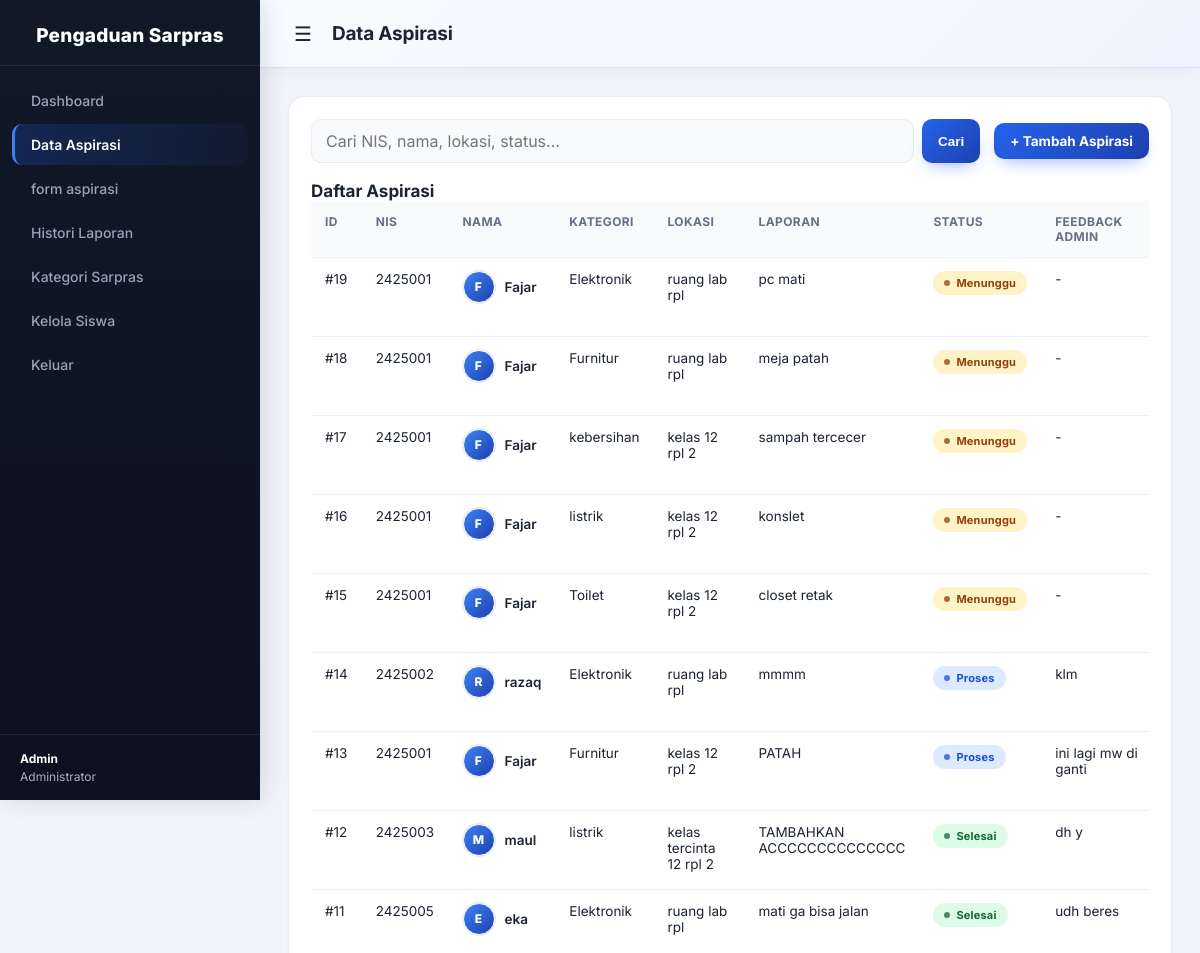
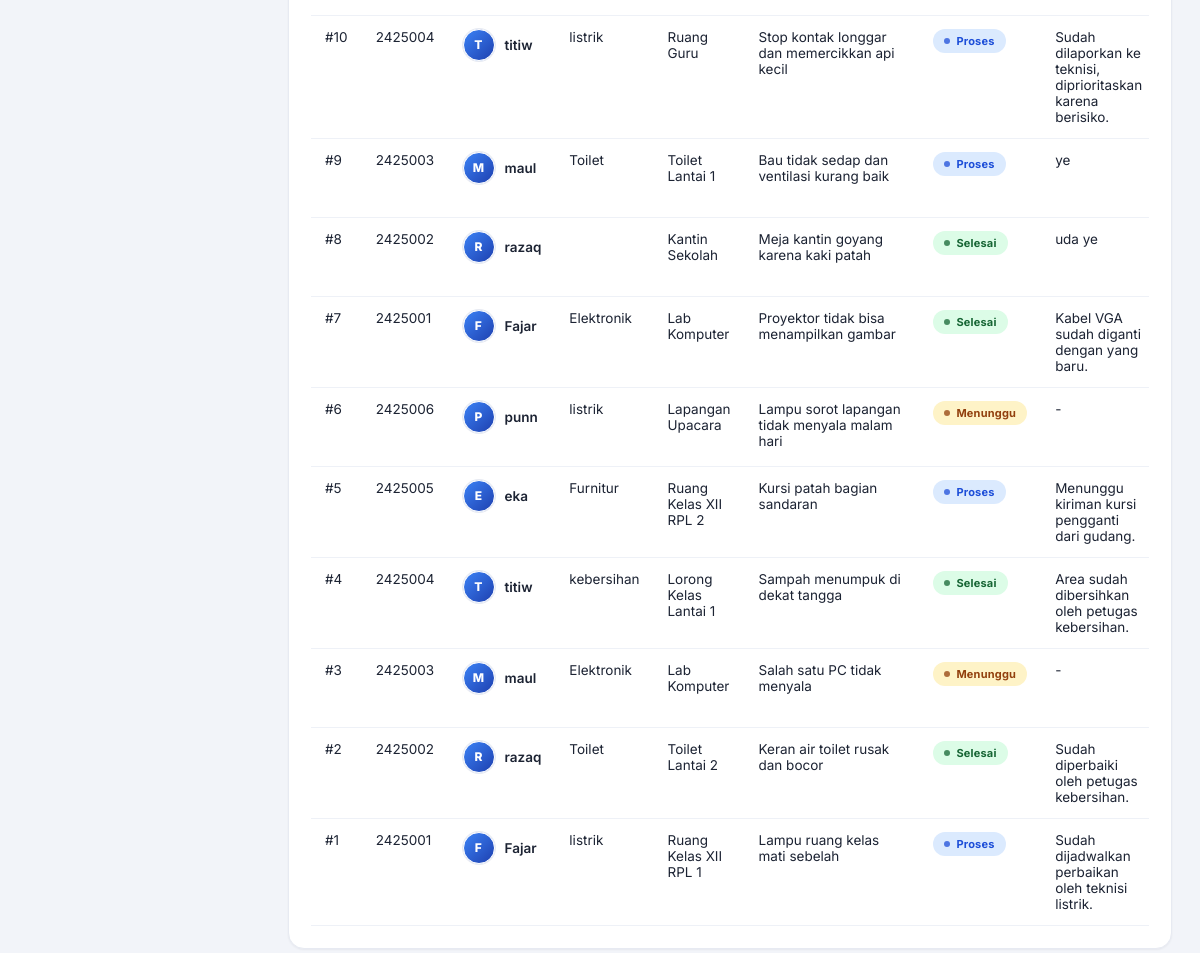
/admin/aspirasi (signed in), run on the app's committed database (2 pictures, top to bottom).
### tables this page shows
CREATE TABLE `aspirasi` (
  `id_aspirasi` int NOT NULL,
  `nis` varchar(10) NOT NULL,
  `id_kategori` int NOT NULL,
  `id_admin` int NOT NULL,
  `lokasi` varchar(50) NOT NULL,
  `keterangan` varchar(255) NOT NULL,
  `status` enum('Menunggu','Proses','Selesai','Ditolak') NOT NULL DEFAULT 'Menunggu',
  `feedback` varchar(255) DEFAULT NULL,
  `tanggal` datetime DEFAULT CURRENT_TIMESTAMP,
  `updated_at` datetime DEFAULT CURRENT_TIMESTAMP ON UPDATE CURRENT_TIMESTAMP
);

CREATE TABLE `siswa` (
  `nis` varchar(10) NOT NULL,
  `nama` varchar(50) NOT NULL,
  `kelas` varchar(10) NOT NULL,
  `password` varchar(25) NOT NULL,
  `foto` varchar(255) DEFAULT NULL
);

CREATE TABLE `kategori` (
  `id_kategori` int NOT NULL,
  `nama_kategori` varchar(50) NOT NULL,
  `ket_kategori` varchar(50) NOT NULL
);

### view/admin/aspirasi.php (the view, shortened to what this page needs)
<?php
require_once __DIR__ . '/../../config/database.php';
$user = current_user();
$q = trim($_GET['q'] ?? '');
$rows = [];
if ($q !== '') {
    $like = '%' . $q . '%';
    $st = mysqli_prepare($conn, "SELECT a.id_aspirasi,a.nis,s.nama,s.foto,k.nama_kategori,a.lokasi,a.keterangan,a.feedback,a.status,a.tanggal FROM aspirasi a LEFT JOIN siswa s ON s.nis=a.nis LEFT JOIN kategori k ON k.id_kategori=a.id_kategori WHERE a.nis LIKE ? OR s.nama LIKE ? OR k.nama_kategori LIKE ? OR a.lokasi LIKE ? OR a.keterangan LIKE ? OR a.status LIKE ? ORDER BY a.tanggal DESC,a.id_aspirasi DESC");
    mysqli_stmt_bind_param($st, 'ssssss', $like, $like, $like, $like, $like, $like);
    mysqli_stmt_execute($st);
    $res = mysqli_stmt_get_result($st);
} else {
    $res = mysqli_query($conn, "SELECT a.id_aspirasi,a.nis,s.nama,s.foto,k.nama_kategori,a.lokasi,a.keterangan,a.feedback,a.status,a.tanggal FROM aspirasi a LEFT JOIN siswa s ON s.nis=a.nis LEFT JOIN kategori k ON k.id_kategori=a.id_kategori ORDER BY a.tanggal DESC,a.id_aspirasi DESC");
}
while ($x = mysqli_fetch_assoc($res)) $rows[] = $x;
?>
<!doctype html>
<html lang="id">
<head>
    <link rel="stylesheet" href="<?= e($base) ?>/assets/admin.css">
    <link rel="stylesheet" href="<?= e($base) ?>/assets/profil.css">
</head>
<body>
    <aside class="sidebar" id="sidebar">
        <div class="sidebar-header">Pengaduan Sarpras</div>
        <ul>
            <li><a href="<?= e(url('admin/dashboard')) ?>" class="">Dashboard</a></li>
            <li><a href="<?= e(url('admin/aspirasi')) ?>" class="active">Data Aspirasi</a></li>
            <li><a href="<?= e(url('admin/form_aspirasi')) ?>" class="">form aspirasi</a></li>
            <li><a href="<?= e(url('admin/histori')) ?>" class="">Histori Laporan</a></li>
            <li><a href="<?= e(url('admin/kategori')) ?>" class="">Kategori Sarpras</a></li>
            <li><a href="<?= e(url('admin/siswa')) ?>">Kelola Siswa</a></li>
            <li><a href="<?= e(url('auth/logout')) ?>">Keluar</a></li>
        </ul>
        <div class="admin-user"><strong><?= e($user["nama"] ?? "Admin") ?></strong>Administrator</div>
    </aside>
    <div class="main-content">
        <header class="topbar"><label for="menuToggle" class="menu-icon">&#9776;</label>
            <h1>Data Aspirasi</h1>
        </header>
        <main class="content-area">
            <section class="panel">
                <div class="toolbar">
                    <form class="search" method="get"><input name="q" value="<?= e($q) ?>" placeholder="Cari NIS, nama, lokasi, status..."><button class="btn" type="submit">Cari</button></form>
                    <a class="btn" href="<?= e(url('admin/form_aspirasi')) ?>">+ Tambah Aspirasi</a>
                </div>
                <h2 style="margin-top:0">Daftar Aspirasi</h2>
                <div style="overflow:auto">
                    <table class="table">
                        <tr>
                            <th>ID</th>
                            <th>NIS</th>
                            <th>Nama</th>
                            <th>Kategori</th>
                            <th>Lokasi</th>
                            <th>Laporan</th>
                            <th>Status</th>
                            <th>Feedback Admin</th>
                        </tr>
                        <?php foreach ($rows as $a): ?>
                            <tr>
                                <td>#<?= $a['id_aspirasi'] ?></td>
                                <td><?= e($a['nis']) ?></td>
                                <td>
                                    <div class="reporter-inline"><?= avatar($a['foto'] ?? null, $a['nama'] ?? '', 'sm') ?><span class="reporter-name"><?= e($a['nama']) ?></span></div>
                                </td>
                                <td><?= e($a['nama_kategori']) ?></td>
                                <td><?= e($a['lokasi']) ?></td>
                                <td><?= e($a['keterangan']) ?></td>
                                <td><span class="badge <?= strtolower($a['status']) ?>"><?= e($a['status']) ?></span></td>
                                <td><?= e($a['feedback'] ?: '-') ?></td>
                            </tr>
                        <?php endforeach; ?>
                    </table>
                </div>
            </section>
        </main>
    </div>
</body>
</html>

### config/database.php (shortened to what this page needs)
<?php
$server = 'localhost';
$username = 'root';
$pass = '';
$database = 'pengaduan_sarpas';
$conn = mysqli_connect($server, $username, $pass, $database);
mysqli_set_charset($conn, 'utf8mb4');
function e($value) { return htmlspecialchars((string)$value, ENT_QUOTES, 'UTF-8'); }
function base_url() {
    $root = str_replace('\\', '/', dirname(__DIR__));
    $docRoot = isset($_SERVER['DOCUMENT_ROOT']) ? str_replace('\\', '/', rtrim($_SERVER['DOCUMENT_ROOT'], '/')) : '';
    $rel = ($docRoot !== '' && strpos($root, $docRoot) === 0) ? substr($root, strlen($docRoot)) : '';
    $rel = '/' . trim($rel, '/');
    return $rel === '/' ? '' : $rel;
}
$base = base_url();
function url($path) {
    global $base;
    return $base . '/' . ltrim($path, '/');
}
function current_user() {
    global $conn;
    if ($_SESSION['role'] === 'admin' && !empty($_SESSION['id_admin'])) {
        $id=(int)$_SESSION['id_admin']; $st=mysqli_prepare($conn,'SELECT id_admin,username,nama FROM admin WHERE id_admin=?'); mysqli_stmt_bind_param($st,'i',$id); mysqli_stmt_execute($st); $r=mysqli_stmt_get_result($st); $u=mysqli_fetch_assoc($r); mysqli_stmt_close($st); return $u;
    }
    return null;
}
function avatar_initials($nama) {
    $nama = trim((string)$nama);
    $parts = preg_split('/\s+/u', $nama);
    $ini = mb_substr($parts[0], 0, 1, 'UTF-8');
    return mb_strtoupper($ini, 'UTF-8');
}
function foto_profil_url($foto) {
    global $base;
    $foto = ltrim((string)$foto, '/');
    if ($foto === '' || strpos($foto, '..') !== false) return '';
    return $base . '/' . $foto;
}
function avatar($foto, $nama, $size = 'md') {
    $src = foto_profil_url($foto);
    $cls = 'avatar avatar-' . preg_replace('/[^a-z]/', '', (string)$size);
    return '<span class="' . $cls . ' avatar-fallback" title="' . e($nama) . '">' . e(avatar_initials($nama)) . '</span>';
}

### assets/profil.css (style rules this page uses)
.avatar { display:inline-flex;align-items:center;justify-content:center;flex-shrink:0; border-radius:50%;overflow:hidden; background:linear-gradient(135deg,#3b82f6,#1e40af);color:#fff; font-weight:800;line-height:1;letter-spacing:.3px;user-select:none; border:2px solid var(--surface,#fff);box-shadow:0 0 0 1px var(--border,#e7eaf2); }
.avatar-sm { width:32px;height:32px;font-size:12px;border-width:1px }
.reporter-inline { display:flex;align-items:center;gap:10px }
.reporter-inline .reporter-name { font-weight:600 }

### data on the page
aspirasi: id_aspirasi "19", nis "2425001", siswa.nama "F", siswa.nama "Fajar", id_kategori.nama_kategori "Elektronik", lokasi "ruang lab rpl", keterangan "pc mati", status "Menunggu", feedback "-"
aspirasi: id_aspirasi "18", nis "2425001", siswa.nama "F", siswa.nama "Fajar", id_kategori.nama_kategori "Furnitur", lokasi "ruang lab rpl", keterangan "meja patah", status "Menunggu", feedback "-"
aspirasi: id_aspirasi "17", nis "2425001", siswa.nama "F", siswa.nama "Fajar", id_kategori.nama_kategori "kebersihan", lokasi "kelas 12 rpl 2", keterangan "sampah tercecer", status "Menunggu", feedback "-"
aspirasi: id_aspirasi "16", nis "2425001", siswa.nama "F", siswa.nama "Fajar", id_kategori.nama_kategori "listrik", lokasi "kelas 12 rpl 2", keterangan "konslet", status "Menunggu", feedback "-"
aspirasi: id_aspirasi "15", nis "2425001", siswa.nama "F", siswa.nama "Fajar", id_kategori.nama_kategori "Toilet", lokasi "kelas 12 rpl 2", keterangan "closet retak", status "Menunggu", feedback "-"
aspirasi: id_aspirasi "14", nis "2425002", siswa.nama "R", siswa.nama "razaq", id_kategori.nama_kategori "Elektronik", lokasi "ruang lab rpl", keterangan "mmmm", status "Proses", feedback "klm"
aspirasi: id_aspirasi "13", nis "2425001", siswa.nama "F", siswa.nama "Fajar", id_kategori.nama_kategori "Furnitur", lokasi "kelas 12 rpl 2", keterangan "PATAH", status "Proses", feedback "ini lagi mw di ganti"
aspirasi: id_aspirasi "12", nis "2425003", siswa.nama "M", siswa.nama "maul", id_kategori.nama_kategori "listrik", lokasi "kelas tercinta 12 rpl 2", keterangan "TAMBAHKAN ACCCCCCCCCCCCCC", status "Selesai", feedback "dh y"
aspirasi: id_aspirasi "11", nis "2425005", siswa.nama "E", siswa.nama "eka", id_kategori.nama_kategori "Elektronik", lokasi "ruang lab rpl", keterangan "mati ga bisa jalan", status "Selesai", feedback "udh beres"
aspirasi: id_aspirasi "10", nis "2425004", siswa.nama "T", siswa.nama "titiw", id_kategori.nama_kategori "listrik", lokasi "Ruang Guru", keterangan "Stop kontak longgar dan memercikkan api kecil", status "Proses", feedback "Sudah dilaporkan ke teknisi, diprioritaskan karena berisiko."
aspirasi: id_aspirasi "9", nis "2425003", siswa.nama "M", siswa.nama "maul", id_kategori.nama_kategori "Toilet", lokasi "Toilet Lantai 1", keterangan "Bau tidak sedap dan ventilasi kurang baik", status "Proses", feedback "ye"
aspirasi: id_aspirasi "8", nis "2425002", siswa.nama "R", siswa.nama "razaq", lokasi "Kantin Sekolah", keterangan "Meja kantin goyang karena kaki patah", status "Selesai", feedback "uda ye"
aspirasi: id_aspirasi "7", nis "2425001", siswa.nama "F", siswa.nama "Fajar", id_kategori.nama_kategori "Elektronik", lokasi "Lab Komputer", keterangan "Proyektor tidak bisa menampilkan gambar", status "Selesai", feedback "Kabel VGA sudah diganti dengan yang baru."
aspirasi: id_aspirasi "6", nis "2425006", siswa.nama "P", siswa.nama "punn", id_kategori.nama_kategori "listrik", lokasi "Lapangan Upacara", keterangan "Lampu sorot lapangan tidak menyala malam hari", status "Menunggu", feedback "-"
aspirasi: id_aspirasi "5", nis "2425005", siswa.nama "E", siswa.nama "eka", id_kategori.nama_kategori "Furnitur", lokasi "Ruang Kelas XII RPL 2", keterangan "Kursi patah bagian sandaran", status "Proses", feedback "Menunggu kiriman kursi pengganti dari gudang."
aspirasi: id_aspirasi "4", nis "2425004", siswa.nama "T", siswa.nama "titiw", id_kategori.nama_kategori "kebersihan", lokasi "Lorong Kelas Lantai 1", keterangan "Sampah menumpuk di dekat tangga", status "Selesai", feedback "Area sudah dibersihkan oleh petugas kebersihan."
aspirasi: id_aspirasi "3", nis "2425003", siswa.nama "M", siswa.nama "maul", id_kategori.nama_kategori "Elektronik", lokasi "Lab Komputer", keterangan "Salah satu PC tidak menyala", status "Menunggu", feedback "-"
aspirasi: id_aspirasi "2", nis "2425002", siswa.nama "R", siswa.nama "razaq", id_kategori.nama_kategori "Toilet", lokasi "Toilet Lantai 2", keterangan "Keran air toilet rusak dan bocor", status "Selesai", feedback "Sudah diperbaiki oleh petugas kebersihan."
aspirasi: id_aspirasi "1", nis "2425001", siswa.nama "F", siswa.nama "Fajar", id_kategori.nama_kategori "listrik", lokasi "Ruang Kelas XII RPL 1", keterangan "Lampu ruang kelas mati sebelah", status "Proses", feedback "Sudah dijadwalkan perbaikan oleh teknisi listrik."

### other printed values
$user["nama"] "Admin"
